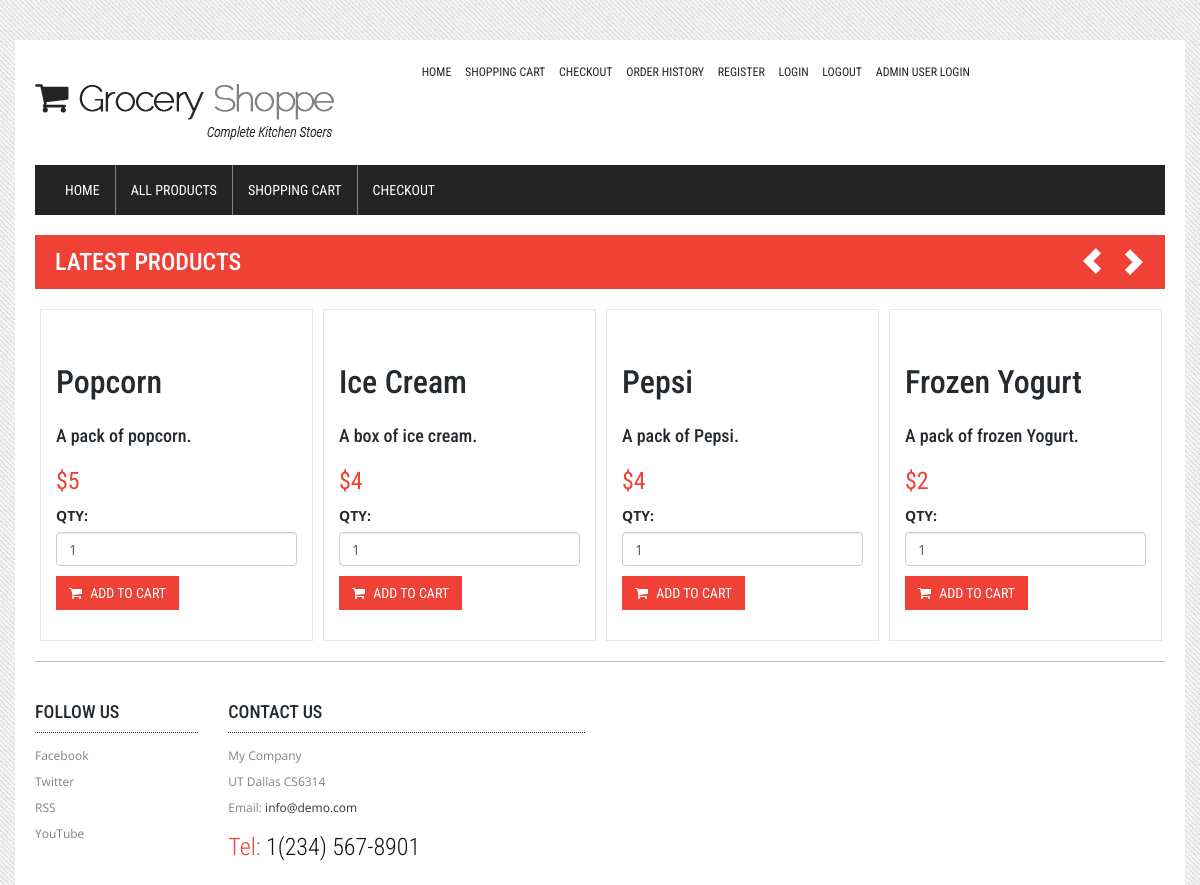
The page / on the database its author committed.
### tables this page shows
CREATE TABLE `Grocery` (
  `GID` int(11) NOT NULL DEFAULT '0',
  `GName` varchar(50) DEFAULT NULL,
  `Description` varchar(255) DEFAULT NULL,
  `Price` double DEFAULT NULL,
  `Stock` int(11) DEFAULT NULL,
  PRIMARY KEY (`GID`)
);

### htdocs/index.php (the view, shortened to what this page needs)
<?php
$con=mysqli_connect("localhost","root","root","final");
$query = "SELECT * FROM FINAL.Grocery
			ORDER BY GID DESC LIMIT 8";
$result = mysqli_query($con, $query);
echo '
		<div class="row">
			<div class="col-xs-12">
				<div id="owl-product" class="owl-carousel">';
while ($row = mysqli_fetch_array($result, MYSQLI_ASSOC)) {
	echo '
					<div class="item">
						<div class="product-col">
							<div class="caption">
								<h2>'.$row["GName"].'</h2>
								<div class="description"><h5>'.$row["Description"].'</h5></div>
								<div class="price">
									<span class="price-new">$'.$row["Price"].'</span>
								</div>
								<form method="post" action="cart.php?action=add&code='.$row["GID"].'">
									<label class="control-label text-uppercase" for="input-quantity">Qty:</label>
									<input type="text" name="quantity" value="1" size="2" id="input-quantity" class="form-control" />
									<div class="cart-button button-group">
										<button id="cart_button" type="submit" class="btn btn-cart">
											<i class="fa fa-shopping-cart"></i>
											Add to Cart
										</button>
									</div>
								</form>
							</div>
						</div>
					</div>';
}
echo '			</div>
			</div>
		</div>
	';
?>

### htdocs/css/style.css (style rules this page uses)
body { background:#ececec url(../images/bg-pattern.png); color:#252a2f; font:14px/22px 'Open Sans', Arial, Helvetica, sans-serif; }
a, a:hover { color:#ef4135; }
h1, h2, h3, h4, h5, h6 { font-family:'Roboto Condensed', Helvetica, Times New Roman, sans-serif; color:#252a2f; }
h2 { font-size:32px; }
h4 { font-size:20px; }
h5 { font-size:18px; }
.header-top li, .header-top .btn-link, #main-menu.navbar, #search .input-group .form-control, #cart .btn, .dropdown-menu, .product-head, .product-col .caption h4, .product-col .price, .product-col .btn-cart, .breadcrumb, .side-heading, .list-group-item, .product-filter, .pagination, .product-info .product-details, .tabs-panel .nav-tabs { font-family: 'Roboto Condensed', sans-serif; }
#wrapper { margin-top:40px; padding:20px; background-color:#fff; }
#header-area { margin-bottom:20px; padding-bottom:5px; }
.header-top { margin-bottom: 20px; }
#logo { margin-top:24px; }
.header-links li, .header-links li a { color:#252424; }
.header-links li a { font-size: 12px; text-transform: uppercase; }
#main-menu { background:#252424; }
#main-menu.navbar { margin:0 0 20px; padding:0; border:none; -webkit-border-radius:0; -moz-border-radius:0; border-radius:0; }
#main-menu .navbar-nav > li + li { border-left:1px solid #848484; }
#main-menu .navbar-nav > li a { color:#fff; text-transform:uppercase; }
.product-head { padding: 14px 20px; margin:0 0 20px; font-size:24px; background:#ef4135; color:#fff; text-transform:uppercase; }
.product-col { padding:15px 15px 10px; margin-bottom:20px; background:#fff; border:1px solid #e8e8e8; }
.product-col .caption { padding: 20px 0; }
.product-col .description { padding:5px 0; color:#8b8b8b; font-size:12px; line-height:18px; text-align:justify; }
.product-col .price { padding:10px 0; }
.product-col .price span.price-new { color:#ef4135; font-size:24px; padding-right:5px; }
.product-col .cart-button { padding-top:10px; }
.product-col .cart-button .btn { -webkit-border-radius:0; -moz-border-radius:0; border-radius:0; }
.product-col .btn-cart { font-size:14px; color:#fff; background:#ef4135; text-transform:uppercase; }
.product-col .btn-cart .fa { margin-right:5px; }
#owl-product .item { padding-left:5px; padding-right:5px; }
#footer-area { border-top:1px solid #bcbcbc; }
.footer-links { padding-top: 30px; }
.footer-links h5 { text-transform:uppercase; margin-bottom:10px; padding-bottom:10px; border-bottom: 1px dotted #252a2f; }
.footer-links ul { list-style:none; margin:0; padding:0; }
.footer-links li { font-size:12px; padding:2px 0; }
.footer-links li, .footer-links li a { color:#828282; }
.footer-links .last h4.lead { color:#ef4135; }
.footer-links li a:hover, .footer-links .last li a { color:#333; }
.footer-links .last h4.lead { font-size:24px; margin-bottom:0; }
.footer-links .last h4.lead span { color:#151515; }

### rows shown on the page
grocery: GName "Popcorn", Description "A pack of popcorn.", Price "5"
grocery: GName "Ice Cream", Description "A box of ice cream.", Price "4"
grocery: GName "Pepsi", Description "A pack of Pepsi.", Price "4"
grocery: GName "Frozen Yogurt", Description "A pack of frozen Yogurt.", Price "2"
